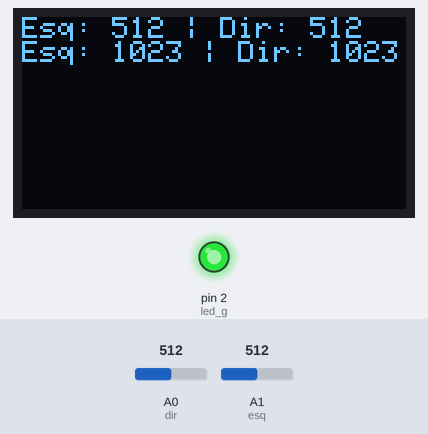
Simulated run of this sketch. Board: Arduino Uno, built with avr-gcc and run on an emulated ATmega328P. Shown: 128×64 one-colour display, output pins drawn as LEDs (lit = HIGH). The test bench sets the inputs (shaded band); at power-on: A0 (dir) = 512, A1 (esq) = 512. What the sketch prints to the serial monitor is not drawn.

Above: at 1.2 s.
1.3 s: A0 (dir) set to 716
At 2.5 s:
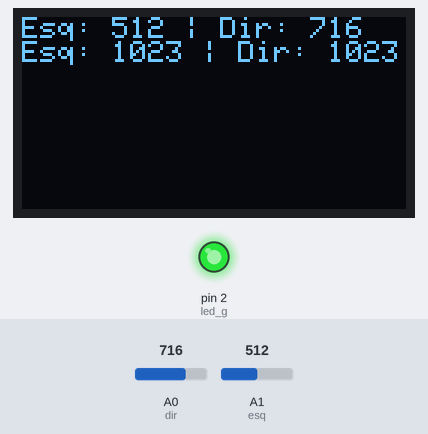
2.8 s: A1 (esq) set to 716
At 4.0 s:
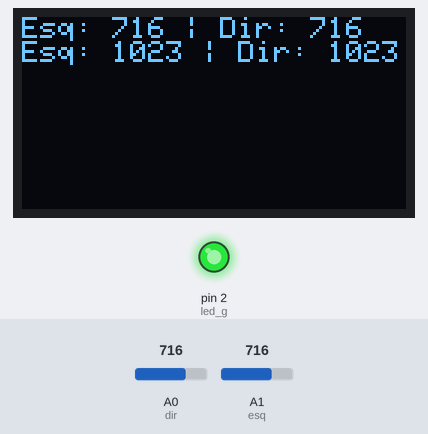
4.3 s: A0 (dir) set to 900
At 4.6 s:
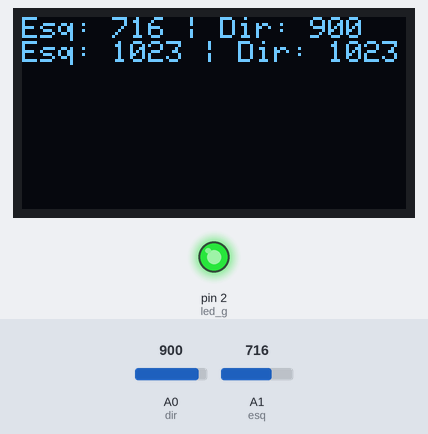
5.8 s: A1 (esq) set to 122
At 6.4 s:
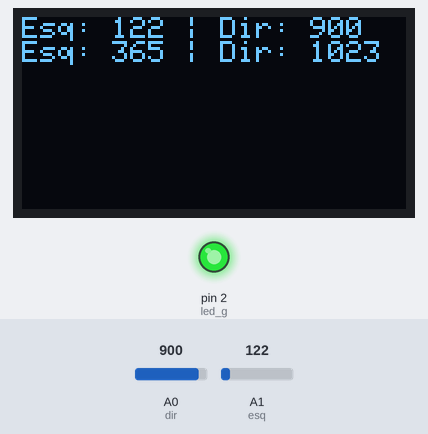
7.3 s: A0 (dir) set to 1023
At 8.0 s:
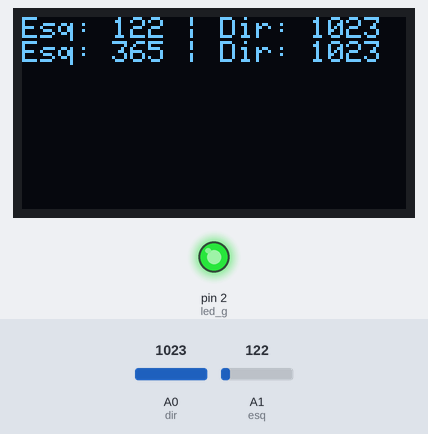
8.8 s: A1 (esq) set to 986
At 9.8 s:
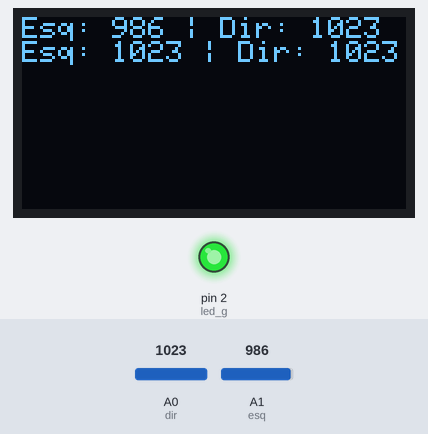
10.3 s: A1 (esq) set to 1014
Timing chart, 0 to 12.8 s (numbered marks = the images above; inputs shaded):
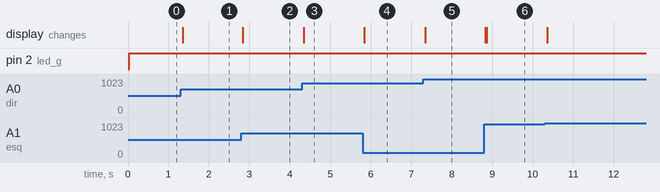

Measured:
- after the input at 1.3 s, the display: changes after 0.05 s (image 1)
- after the input at 2.8 s, the display: changes at once (image 2)
- after the input at 4.3 s, the display: changes after 0.05 s (image 3)
- after the input at 5.8 s, the display: changes at once (image 4)
- after the input at 7.3 s, the display: changes at once (image 5)
- after the input at 8.8 s, the display: first changes at once (image 6 shows a later state)

The sketch:

Sensor_de_cor.ino
```cpp
#include <Wire.h>
#include <Adafruit_GFX.h>
#include <Adafruit_SSD1306.h>

#define led_g 2
#define esq A1
#define dir A0

Adafruit_SSD1306 display(128, 64, &Wire, -1);
int pin[] = {2, A0, A1};

void setup(){

display.begin(SSD1306_SWITCHCAPVCC, 0x3C);
display.clearDisplay();
display.setTextColor(WHITE);

for(int i = 0; i < 1; i++) pinMode(pin[i], OUTPUT);
for(int i = 1; i < 3; i++) pinMode(pin[i], INPUT);
Serial.begin(9600);
}

void loop(){
  digitalWrite(led_g, 1);

  /*
  Serial.print("Esq: ");
  Serial.println(analogRead(esq));
  Serial.println();
  /*Serial.print(" Dir: ");
  Serial.println(analogRead(dir));*/

 int m_esq = map(constrain(analogRead(esq), 73, 210), 73, 210, 0, 1023);
 int m_dir = map(constrain(analogRead(dir), 27, 120), 27, 120, 0, 1023);
Serial.print("Esq: ");
Serial.print(m_esq);
Serial.print(" | Dir: ");
Serial.println(m_dir);

/*
Serial.println();
delay(100);

if(analogRead(esq) > 980){
    Serial.print("Esq = Preto");
}
else if (analogRead(esq) < 910){
    Serial.print("Esq = Branco");
}
else{
    Serial.print("Esq = Verde");
}


if(analogRead(dir) > 980){
    Serial.println(" Dir = Preto");
}
else if (analogRead(dir) < 910){
    Serial.println(" Dir = Branco");
}
else{
    Serial.println(" Dir = Verde");
}*/


display.clearDisplay();
display.setCursor(0, 0);
display.print("Esq: ");
display.print(analogRead(esq));
display.print(" | Dir: ");
display.println(analogRead(dir));

display.print("Esq: ");
display.print(m_esq);
display.print(" | Dir: ");
display.print(m_dir);
display.display();
}
```
